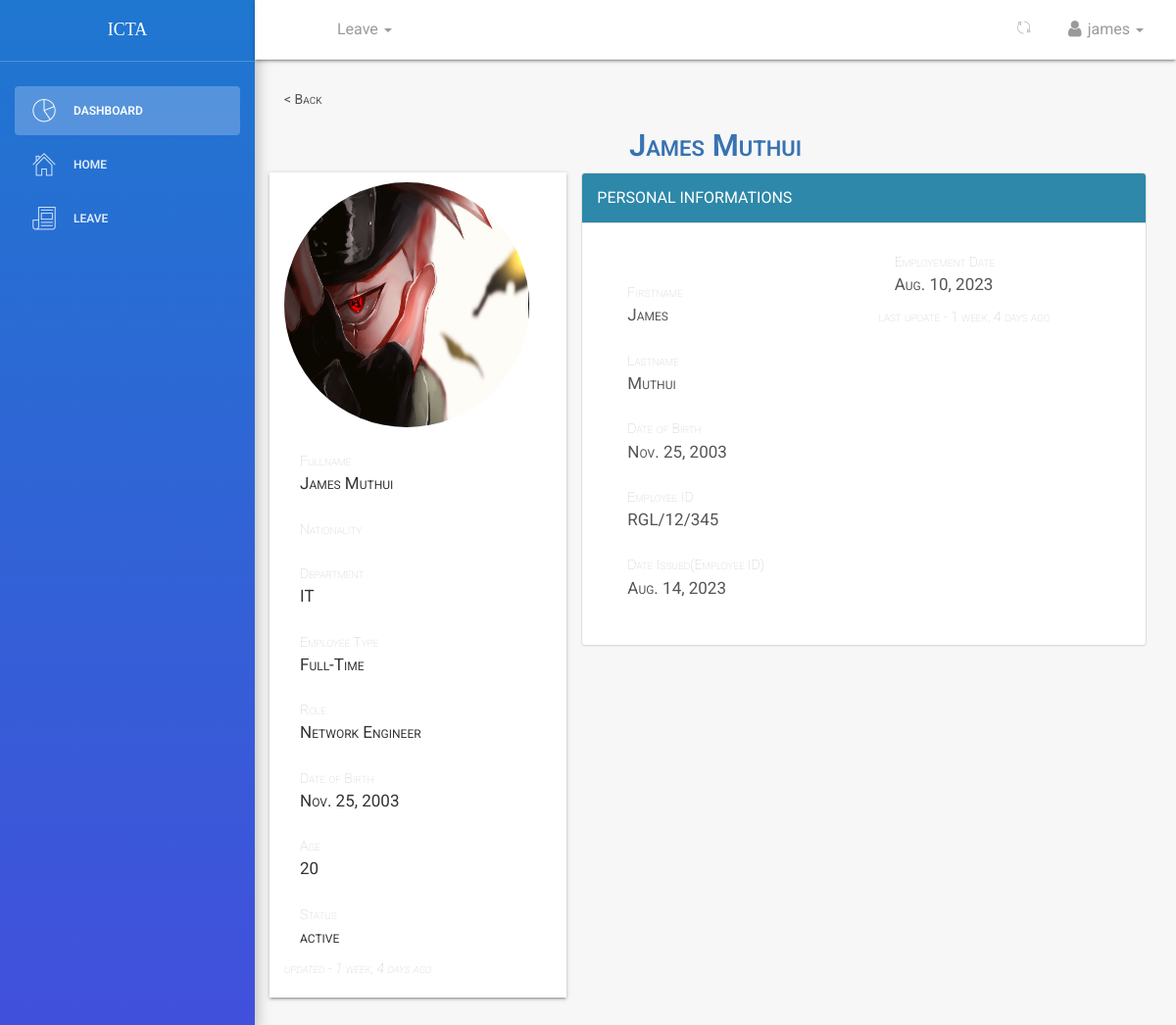
The app's page /dashboard/employee/profile/1/ (signed in) with its own data.
### employee/models.py (models this page shows, shortened)
class Employee(models.Model):
    MALE = 'male'
    FEMALE = 'female'
    OTHER = 'other'
    NOT_KNOWN = 'Not Known'
    GENDER = (
    (MALE,'Male'),
    (FEMALE,'Female'),
    (OTHER,'Other'),
    (NOT_KNOWN,'Not Known'),
    )
    MR = 'Mr'
    MRS = 'Mrs'
    MSS = 'Mss'
    DR = 'Dr'
    SIR = 'Sir'
    MADAM = 'Madam'
    TITLE = (
    (MR,'Mr'),
    (MRS,'Mrs'),
    (MSS,'Mss'),
    (DR,'Dr'),
    (SIR,'Sir'),
    (MADAM,'Madam'),
    )
    FULL_TIME = 'Full-Time'
    PART_TIME = 'Part-Time'
    CONTRACT = 'Contract'
    INTERN = 'Intern'
    EMPLOYEETYPE = (
    (FULL_TIME,'Full-Time'),
    (PART_TIME,'Part-Time'),
    (CONTRACT,'Contract'),
    (INTERN,'Intern'),
    )
    user = models.ForeignKey(User,on_delete=models.CASCADE,default=1)
    image = models.FileField(_('Profile Image'),upload_to='profiles',default='default.png',blank=True,null=True,help_text='upload image size less than 2.0MB')#work on path username-date/image
    firstname = models.CharField(_('Firstname'),max_length=125,null=False,blank=False)
    lastname = models.CharField(_('Lastname'),max_length=125,null=False,blank=False)
    othername = models.CharField(_('Othername (optional)'),max_length=125,null=True,blank=True)
    birthday = models.DateField(_('Birthday'),blank=False,null=False)
    department =  models.ForeignKey(Department,verbose_name =_('Department'),on_delete=models.SET_NULL,null=True,default=None)
    role =  models.ForeignKey(Role,verbose_name =_('Role'),on_delete=models.SET_NULL,null=True,default=None)
    startdate = models.DateField(_('Employement Date'),help_text='date of employement',blank=False,null=True)
    employeetype = models.CharField(_('Employee Type'),max_length=15,default=FULL_TIME,choices=EMPLOYEETYPE,blank=False,null=True)
    employeeid = models.CharField(_('Employee ID Number'),max_length=10,null=True,blank=True)
    dateissued = models.DateField(_('Date Issued'),help_text='date staff id was issued',blank=False,null=True)
    is_blocked = models.BooleanField(_('Is Blocked'),help_text='button to toggle employee block and unblock',default=False)
    is_deleted = models.BooleanField(_('Is Deleted'),help_text='button to toggle employee deleted and undelete',default=False)
    created = models.DateTimeField(verbose_name=_('Created'),auto_now_add=True,null=True)
    updated = models.DateTimeField(verbose_name=_('Updated'),auto_now=True,null=True)
    objects = EmployeeManager()
    class Meta:
        verbose_name = _('Employee')
        verbose_name_plural = _('Employees')
        ordering = ['-created']
    @property
    def get_full_name(self):
        fullname = ''
        firstname = self.firstname
        lastname = self.lastname
        othername = self.othername
        if (firstname and lastname) or othername is None:
            fullname = firstname +' '+ lastname
            return fullname
        elif othername:
            fullname = firstname + ' '+ lastname +' '+othername
            return fullname
        return
    @property
    def get_age(self):
        current_year = datetime.date.today().year
        dateofbirth_year = self.birthday.year
        if dateofbirth_year:
            return current_year - dateofbirth_year
        return

class Department(models.Model):
    name = models.CharField(max_length=125)
    description = models.CharField(max_length=125,null=True,blank=True)
    department_head= models.ForeignKey(User,on_delete=models.SET_NULL,null=True,blank=True)
    created = models.DateTimeField(verbose_name=_('Created'),auto_now_add=True)
    updated = models.DateTimeField(verbose_name=_('Updated'),auto_now=True)
    class Meta:
        verbose_name = _('Department')
        verbose_name_plural = _('Departments')
        ordering = ['name','created']
    def __str__(self):
        return self.name

class Role(models.Model):
    name = models.CharField(max_length=125)
    description = models.CharField(max_length=125,null=True,blank=True)
    created = models.DateTimeField(verbose_name=_('Created'),auto_now_add=True)
    updated = models.DateTimeField(verbose_name=_('Updated'),auto_now=True)
    class Meta:
        verbose_name = _('Role')
        verbose_name_plural = _('Roles')
        ordering = ['name','created']
    def __str__(self):
        return self.name

### dashboard/views.py (the view)
# urls.py: path('employee/profile/<int:id>/',views.dashboard_employee_info,name='employeeinfo'),
def dashboard_employee_info(request,id):
	if not request.user.is_authenticated:
		return redirect('/')
	employee = get_object_or_404(Employee, id = id)
	dataset = dict()
	dataset['employee'] = employee
	dataset['title'] = 'profile - {0}'.format(employee.get_full_name)
	return render(request,'dashboard/employee_detail.html',dataset)

### employee/managers.py (called while the page is built)
    def get_queryset(self):
        return super().get_queryset().filter(is_deleted=False)

### templates/dashboard/employee_detail.html (shortened to what this page needs)
{% extends '_layout.html' %}
{% load humanize %}
 {% block navheader %}
 	{% include 'includes/navheader_employee_app.html' %}
 {% endblock %}
 {% block content %}
        <section class="content">
            <section class="container-fluid">
              <section class="row">
                <section class="col col-lg-12">
                  <span><a href="{{request.META.HTTP_REFERER|escape}}" style="color:#565656;">&lt; Back</a></span>
                </section>
              </section>
                      <section class="row">
                        <section class="col col-lg-12 col-md-12  col-sm-12">
                        </section>
                    </section>
            		<section class="row">
            			<section class="text-center">
            				<h3><span class="employee-name-title">{{ employee.get_full_name}}</span></h3>
            			</section>
            		</section>
                	<section class="row">
                	<section class="col col-lg-4 col-md-4 col-sm-12 profile-wrapper">
                    {% if employee.image %}
      						  <img src="{{ employee.image.url}}" class="img-fluid rounded-circle-image" >
                    {% else %}
                    <img src="/media/default.png" class="img-fluid rounded-circle-image" />
                    {% endif %}
        						  <section class="text-centered" style="margin-top: 3px;">
            							<ul class="list-group">
              					  		<li class="list-group-item"><span>Fullname</span> <div>{{ employee.get_full_name }}</div></li>
              					  		<li class="list-group-item"><span>Nationality</span><div> {{ employee.nationality}}</div></li>
                              <li class="list-group-item"><span>Department</span> <div>{{ employee.department}}</div></li>
                              <li class="list-group-item"><span>Employee Type</span> <div>{{ employee.employeetype}}</div></li>
                              <li class="list-group-item"><span>Role</span> <div>{{ employee.role}}</div></li>
              					  		<li class="list-group-item"><span>Date of Birth</span> <div>{{ employee.birthday}}</div></li>
                              <li class="list-group-item"><span>Age </span><div>{{ employee.get_age }}</div></li>
              					  		{% if employee.is_blocked %}
              					  		<li class="list-group-item"><span>Status</span> <div>Inactive</div></li>
              					  		{% else %}
              					  		<li class="list-group-item"><span>Status</span><div> active</div></li>
              					  		{% endif %}
                              <div>
                                <span style="font-style: italic;">updated - {{employee.updated|naturaltime}}</span>
                              </div>
            							</ul>
        						  </section>
						        </section>
              			<section class="col col-lg-8" >
                     <div class="panel-group" id="accordion" role="tablist" aria-multiselectable="true">
                        <div class="panel panel-default">
                          <div class="panel-heading" role="tab" id="headingOne">
                            <h4 class="panel-title">
                              <a role="button" data-toggle="collapse" data-parent="#accordion" href="#collapseOne" aria-expanded="true" aria-controls="collapseOne">
                                PERSONAL INFORMATIONS
                              </a>
                            </h4>
                          </div>
                          <div id="collapseOne" class="panel-collapse collapse in" role="tabpanel" aria-labelledby="headingOne">
                            <div class="panel-body">
                              <div class="container-fluid">
                                <div class="row">
                                  <div class="col col-lg-6">
                                        {% if employee %}
                                          <div class="list-group" id="list-tab" role="tablist">
                                            <a class="list-group-item list-group-item-action" id="list-home-list" data-toggle="list" href="" role="tab" aria-controls=""><span></span> <div>{{ employee.title }}</div>
                                            </a>
                                            {% if employee.firstname %}
                                            <a class="list-group-item list-group-item-action" id="list-profile-list" data-toggle="list" href="" role="tab" aria-controls=""><span>Firstname</span> <div> {{ employee.firstname}} </div>
                                            </a>
                                            {% endif %}
                                            {% if employee.lastname %}
                                            <a class="list-group-item list-group-item-action" id="list-profile-list" data-toggle="list" href="" role="tab" aria-controls=""><span>Lastname</span> <div> {{ employee.lastname }} </div>
                                            </a>
                                            {% endif %}
                                            {% if employee.birthday %}
                                            <a class="list-group-item list-group-item-action" id="list-settings-list" data-toggle="list" href="" role="tab" aria-controls=""><span>Date of Birth</span><div>{{ employee.birthday}}</div></a>
                                            {% endif %}
                                            {% if employee.employeeid %}
                                            <a class="list-group-item list-group-item-action" id="list-settings-list" data-toggle="list" href="" role="tab" aria-controls=""><span>Employee ID</span> <div>{{ employee.employeeid }}</div></a>
                                            {% endif %}
                                            {% if employee.dateissued %}
                                            <a class="list-group-item list-group-item-action" id="list-settings-list" data-toggle="list" href="" role="tab" aria-controls=""><span>Date Issued(Employee ID)</span> <div>{{ employee.dateissued }}</div></a>
                                            {% endif %}
                                          </div>
                                        {% else %}
                                        <h4>No Information found,to add click <a href=" ">here</a></h4>
                                        {% endif %}
                                  </div>
                                  <div class="col col-lg-6">
                                            {% if employee.startdate %}
                                            <a class="list-group-item list-group-item-action" id="list-settings-list" data-toggle="list" href="" role="tab" aria-controls=""><span>Employement Date</span> <div>{{ employee.startdate  }}</div></a>
                                            {% endif %}
                                           <div>
                                            <span>last update - {{employee.updated|naturaltime }}</span>
                                          </div>
                                  </div>
                                </div>
                              </div>
                            </div>
                          </div>
                        </div>
                		</section>
                 	</section>
            </section>
        </section>
 {% endblock %}

### templates/_layout.html (shortened to what this page needs)
{% load static %}
<!doctype html>
<html lang="en">
<head>
    <link href="{% static 'css/bootstrap.min.css' %}" rel="stylesheet" />
    <link href="{% static 'css/animate.min.css' %}" rel="stylesheet"/>
    <link href="{% static 'css/light-bootstrap-dashboard.css' %}" rel="stylesheet"/>
    <link href="{% static 'css/demo.css' %}" rel="stylesheet" />
    <link href="http://maxcdn.bootstrapcdn.com/font-awesome/4.2.0/css/font-awesome.min.css" rel="stylesheet">
    <link href="{% static 'css/pe-icon-7-stroke.css' %}" rel="stylesheet" />
    <link rel="stylesheet" href="//code.jquery.com/ui/1.12.1/themes/base/jquery-ui.css">
</head>
<body>
<div class="wrapper">
    <div class="sidebar" data-color="blue">
    	<div class="sidebar-wrapper">
            <div class="logo">
                <a href="#" class="simple-text">
                    ICTA <span></span>
                </a>
            </div>
            <ul class="nav">
                <li class="active">
                    <a href="{% url 'dashboard:dashboard' %}">
                        <i class="pe-7s-graph"></i>
                        <p>Dashboard</p>
                    </a>
                </li>
                <li class="">
                    <a href="/">
                        <i class="pe-7s-home"></i>
                        <p>Home</p>
                    </a>
                </li>
                <li>
                    {% if request.user.is_superuser %}<a href="{% url 'dashboard:leaveslist' %}">{% else %}<a href="{% url 'dashboard:staffleavetable' %}"> {% endif %}
                        <i class="pe-7s-news-paper"></i>
                        <p>Leave</p>
                    </a>
                </li>
            </ul>
    	</div>
    </div>
    <div class="main-panel">
    {% block navheader %}{% endblock %}
    {% block content %}{% endblock %}
    </div>
</div>
</body>
</html>

### templates/includes/navheader_employee_app.html (shortened to what this page needs)
 {% load static %}
 <nav class="navbar navbar-default navbar-fixed shadow">
            <div class="container-fluid">
                <div class="collapse navbar-collapse">
                    <ul class="nav navbar-nav navbar-left">
                        <li>
                            <a href="" class="dropdown-toggle" data-toggle="dropdown">
                            </a>
                        </li>
                        <li class="dropdown">
                              <a href="" class="dropdown-toggle" data-toggle="dropdown">
                                    <p>
                                        Leave
                                        <b class="caret"></b>
                                    </p>
                              </a>
                        </li>
                    </ul>
                    <ul class="nav navbar-nav navbar-right">
                        <li class="dropdown">
                              <a href="" class="dropdown-toggle refresh-page" data-toggle="dropdown" title="refresh current page">
                                    <i class="pe-7s-refresh-2"></i>
                              </a>
                        </li>
                        <li class="dropdown">
                              <a href="" class="dropdown-toggle" data-toggle="dropdown">
                                    <p>
                                        <i class="fa fa-user"></i> {{ request.user}}
                                        <b class="caret"></b>
                                    </p>
                              </a>
                        </li>
                    </ul>
                </div>
            </div>
        </nav>

### records on screen
Employee: get_full_name "James Muthui", image (picture), department "IT", employeetype "Full-Time", role "Network Engineer", birthday "Nov. 25, 2003", get_age "20", updated "1 week, 4 days ago", firstname "James", lastname "Muthui", employeeid "RGL/12/345", dateissued "Aug. 14, 2023", startdate "Aug. 10, 2023"

### other values on screen
{{ request.user }} "james"
